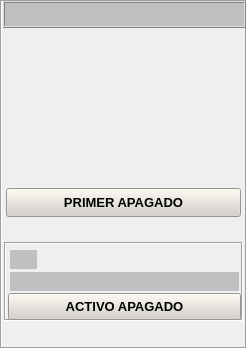
   <widget class="QFrame" name="Compresor_LP_5">
    <property name="geometry">
     <rect>
      <x>0</x>
      <y>312</y>
      <width>247</width>
      <height>349</height>
     </rect>
    </property>
    <property name="styleSheet">
     <string notr="true">background-color: none;</string>
    </property>
    <property name="frameShape">
     <enum>QFrame::Box</enum>
    </property>
    <property name="frameShadow">
     <enum>QFrame::Sunken</enum>
    </property>
    <widget class="QFrame" name="frame_14">
     <property name="geometry">
      <rect>
       <x>3</x>
       <y>1</y>
       <width>243</width>
       <height>27</height>
      </rect>
     </property>
     <property name="styleSheet">
      <string notr="true">background-color: rgb(192, 192, 192);</string>
     </property>
     <property name="frameShape">
      <enum>QFrame::Box</enum>
     </property>
     <property name="frameShadow">
      <enum>QFrame::Raised</enum>
     </property>
     <layout class="QGridLayout" name="gridLayout_27">
      <item row="0" column="0">
       <widget class="AUpTextLabel" name="leGEN_AVR_85" native="true">
        <property name="minimumSize">
         <size>
          <width>156</width>
          <height>9</height>
         </size>
        </property>
        <property name="maximumSize">
         <size>
          <width>156</width>
          <height>9</height>
         </size>
        </property>
        <property name="LabelText" stdset="0">
         <string>MODOS OPERACIONALES</string>
        </property>
        <property name="Font" stdset="0">
         <font>
          <pointsize>9</pointsize>
          <weight>75</weight>
          <bold>true</bold>
         </font>
        </property>
       </widget>
      </item>
     </layout>
    </widget>
    <widget class="AUpTextLabel" name="leGEN_AVR_88" native="true">
     <property name="geometry">
      <rect>
       <x>14</x>
       <y>32</y>
       <width>125</width>
       <height>16</height>
      </rect>
     </property>
     <property name="layoutDirection">
      <enum>Qt::LeftToRight</enum>
     </property>
     <property name="LabelText" stdset="0">
      <string>MODO DE OPERACION:</string>
     </property>
     <property name="Font" stdset="0">
      <font>
       <pointsize>8</pointsize>
       <weight>75</weight>
       <bold>true</bold>
      </font>
     </property>
    </widget>
    <widget class="AUpTextLabel" name="leGEN_AVR_89" native="true">
     <property name="geometry">
      <rect>
       <x>14</x>
       <y>48</y>
       <width>85</width>
       <height>16</height>
      </rect>
     </property>
     <property name="layoutDirection">
      <enum>Qt::LeftToRight</enum>
     </property>
     <property name="LabelText" stdset="0">
      <string>MODO MOTOR:</string>
     </property>
     <property name="Font" stdset="0">
      <font>
       <pointsize>8</pointsize>
       <weight>75</weight>
       <bold>true</bold>
      </font>
     </property>
    </widget>
    <widget class="AUpTextLabel" name="leGEN_AVR_90" native="true">
     <property name="geometry">
      <rect>
       <x>14</x>
       <y>62</y>
       <width>115</width>
       <height>16</height>
      </rect>
     </property>
     <property name="layoutDirection">
      <enum>Qt::LeftToRight</enum>
     </property>
     <property name="LabelText" stdset="0">
      <string>LISTA PARA INICIAR</string>
     </property>
     <property name="Font" stdset="0">
      <font>
       <pointsize>8</pointsize>
       <weight>75</weight>
       <bold>true</bold>
      </font>
     </property>
    </widget>
    <widget class="AUpTextLabel" name="leGEN_AVR_91" native="true">
     <property name="geometry">
      <rect>
       <x>14</x>
       <y>80</y>
       <width>37</width>
       <height>16</height>
      </rect>
     </property>
     <property name="layoutDirection">
      <enum>Qt::LeftToRight</enum>
     </property>
     <property name="LabelText" stdset="0">
      <string>ISOCH</string>
     </property>
     <property name="Font" stdset="0">
      <font>
       <pointsize>8</pointsize>
       <weight>75</weight>
       <bold>true</bold>
      </font>
     </property>
    </widget>
    <widget class="AUpTextLabel" name="leGEN_AVR_92" native="true">
     <property name="geometry">
      <rect>
       <x>14</x>
       <y>98</y>
       <width>119</width>
       <height>16</height>
      </rect>
     </property>
     <property name="layoutDirection">
      <enum>Qt::LeftToRight</enum>
     </property>
     <property name="LabelText" stdset="0">
      <string>DMD DEL QUEMADOR:</string>
     </property>
     <property name="Font" stdset="0">
      <font>
       <pointsize>8</pointsize>
       <weight>75</weight>
       <bold>true</bold>
      </font>
     </property>
    </widget>
    <widget class="AUpTextLabel" name="leGEN_AVR_93" native="true">
     <property name="geometry">
      <rect>
       <x>14</x>
       <y>112</y>
       <width>129</width>
       <height>16</height>
      </rect>
     </property>
     <property name="layoutDirection">
      <enum>Qt::LeftToRight</enum>
     </property>
     <property name="LabelText" stdset="0">
      <string>MODO DEL QUEMADOR:</string>
     </property>
     <property name="Font" stdset="0">
      <font>
       <pointsize>8</pointsize>
       <weight>75</weight>
       <bold>true</bold>
      </font>
     </property>
    </widget>
    <widget class="AUpTextLabel" name="leGEN_AVR_94" native="true">
     <property name="geometry">
      <rect>
       <x>14</x>
       <y>128</y>
       <width>69</width>
       <height>16</height>
      </rect>
     </property>
     <property name="layoutDirection">
      <enum>Qt::LeftToRight</enum>
     </property>
     <property name="LabelText" stdset="0">
      <string>B (PILOTO)</string>
     </property>
     <property name="Font" stdset="0">
      <font>
       <pointsize>8</pointsize>
       <weight>75</weight>
       <bold>true</bold>
      </font>
     </property>
    </widget>
    <widget class="AUpTextLabel" name="leGEN_AVR_95" native="true">
     <property name="geometry">
      <rect>
       <x>14</x>
       <y>140</y>
       <width>185</width>
       <height>16</height>
      </rect>
     </property>
     <property name="layoutDirection">
      <enum>Qt::LeftToRight</enum>
     </property>
     <property name="LabelText" stdset="0">
      <string>MODO DE CTRL DE COMBUSTIBLE:</string>
     </property>
     <property name="Font" stdset="0">
      <font>
       <pointsize>8</pointsize>
       <weight>75</weight>
       <bold>true</bold>
      </font>
     </property>
    </widget>
    <widget class="AUpTextLabel" name="leGEN_AVR_96" native="true">
     <property name="geometry">
      <rect>
       <x>14</x>
       <y>156</y>
       <width>71</width>
       <height>16</height>
      </rect>
     </property>
     <property name="layoutDirection">
      <enum>Qt::LeftToRight</enum>
     </property>
     <property name="LabelText" stdset="0">
      <string>REGULADOR:</string>
     </property>
     <property name="Font" stdset="0">
      <font>
       <pointsize>8</pointsize>
       <weight>75</weight>
       <bold>true</bold>
      </font>
     </property>
    </widget>
    <widget class="AUpTextLabel" name="leGEN_AVR_97" native="true">
     <property name="geometry">
      <rect>
       <x>14</x>
       <y>172</y>
       <width>135</width>
       <height>16</height>
      </rect>
     </property>
     <property name="layoutDirection">
      <enum>Qt::LeftToRight</enum>
     </property>
     <property name="LabelText" stdset="0">
      <string>COMBUSTIBLE CERRADO</string>
     </property>
     <property name="Font" stdset="0">
      <font>
       <pointsize>8</pointsize>
       <weight>75</weight>
       <bold>true</bold>
      </font>
     </property>
    </widget>
    <widget class="AUpTextLabel" name="leGEN_AVR_99" native="true">
     <property name="geometry">
      <rect>
       <x>168</x>
       <y>48</y>
       <width>71</width>
       <height>16</height>
      </rect>
     </property>
     <property name="layoutDirection">
      <enum>Qt::RightToLeft</enum>
     </property>
     <property name="isUpdateable" stdset="0">
      <bool>true</bool>
     </property>
     <property name="id" stdset="0">
      <string>p_ENGMODE_ENGMODE_A_NAME_A_NAME</string>
     </property>
     <property name="LabelText" stdset="0">
      <string/>
     </property>
     <property name="Font" stdset="0">
      <font>
       <pointsize>8</pointsize>
       <weight>75</weight>
       <bold>true</bold>
      </font>
     </property>
    </widget>
    <widget class="AUpTextLabel" name="leGEN_AVR_100" native="true">
     <property name="geometry">
      <rect>
       <x>168</x>
       <y>96</y>
       <width>71</width>
       <height>16</height>
      </rect>
     </property>
     <property name="layoutDirection">
      <enum>Qt::RightToLeft</enum>
     </property>
     <property name="isUpdateable" stdset="0">
      <bool>true</bool>
     </property>
     <property name="id" stdset="0">
      <string>p_S_BRNDMDG_BRNDMDR_A_NAME</string>
     </property>
     <property name="LabelText" stdset="0">
      <string/>
     </property>
     <property name="Font" stdset="0">
      <font>
       <pointsize>8</pointsize>
       <weight>75</weight>
       <bold>true</bold>
      </font>
     </property>
    </widget>
    <widget class="AUpTextLabel" name="leGEN_AVR_102" native="true">
     <property name="geometry">
      <rect>
       <x>168</x>
       <y>156</y>
       <width>71</width>
       <height>16</height>
      </rect>
     </property>
     <property name="layoutDirection">
      <enum>Qt::RightToLeft</enum>
     </property>
     <property name="isUpdateable" stdset="0">
      <bool>true</bool>
     </property>
     <property name="LabelText" stdset="0">
      <string/>
     </property>
     <property name="Font" stdset="0">
      <font>
       <pointsize>8</pointsize>
       <weight>75</weight>
       <bold>true</bold>
      </font>
     </property>
    </widget>
    <widget class="QPushButton" name="btnMOPA">
     <property name="geometry">
      <rect>
       <x>6</x>
       <y>188</y>
       <width>235</width>
       <height>29</height>
      </rect>
     </property>
     <property name="font">
      <font>
       <pointsize>10</pointsize>
       <weight>75</weight>
       <bold>true</bold>
      </font>
     </property>
     <property name="styleSheet">
      <string notr="true">background-color: rgb(212, 208, 200);</string>
     </property>
     <property name="text">
      <string>PRIMER APAGADO</string>
     </property>
    </widget>
    <widget class="QFrame" name="Compresor_LP_6">
     <property name="geometry">
      <rect>
       <x>4</x>
       <y>242</y>
       <width>239</width>
       <height>79</height>
      </rect>
     </property>
     <property name="styleSheet">
      <string notr="true">background-color: none;</string>
     </property>
     <property name="frameShape">
      <enum>QFrame::Box</enum>
     </property>
     <property name="frameShadow">
      <enum>QFrame::Sunken</enum>
     </property>
     <widget class="QPushButton" name="btnMOAA">
      <property name="geometry">
       <rect>
        <x>4</x>
        <y>51</y>
        <width>233</width>
        <height>27</height>
       </rect>
      </property>
      <property name="font">
       <font>
        <pointsize>10</pointsize>
        <weight>75</weight>
        <bold>true</bold>
       </font>
      </property>
      <property name="styleSheet">
       <string notr="true">background-color: rgb(212, 208, 200);</string>
      </property>
      <property name="text">
       <string>ACTIVO APAGADO</string>
      </property>
     </widget>
     <widget class="AUpTextLabel" name="leGEN_AVR_103" native="true">
      <property name="geometry">
       <rect>
        <x>88</x>
        <y>8</y>
        <width>67</width>
        <height>16</height>
       </rect>
      </property>
      <property name="layoutDirection">
       <enum>Qt::RightToLeft</enum>
      </property>
      <property name="LabelText" stdset="0">
       <string>Descripción</string>
      </property>
      <property name="Font" stdset="0">
       <font>
        <pointsize>8</pointsize>
        <weight>75</weight>
        <bold>true</bold>
       </font>
      </property>
     </widget>
     <widget class="AUpTextLabel" name="leGEN_AVR_104" native="true">
      <property name="geometry">
       <rect>
        <x>40</x>
        <y>8</y>
        <width>29</width>
        <height>16</height>
       </rect>
      </property>
      <property name="layoutDirection">
       <enum>Qt::RightToLeft</enum>
      </property>
      <property name="LabelText" stdset="0">
       <string>Num</string>
      </property>
      <property name="Font" stdset="0">
       <font>
        <pointsize>8</pointsize>
        <weight>75</weight>
        <bold>true</bold>
       </font>
      </property>
     </widget>
     <widget class="AUpTextLabel" name="leGEN_AVR_105" native="true">
      <property name="geometry">
       <rect>
        <x>6</x>
        <y>8</y>
        <width>27</width>
        <height>19</height>
       </rect>
      </property>
      <property name="layoutDirection">
       <enum>Qt::RightToLeft</enum>
      </property>
      <property name="styleSheet">
       <string notr="true">background-color: rgb(192, 192, 192);</string>
      </property>
      <property name="LabelText" stdset="0">
       <string/>
      </property>
      <property name="Font" stdset="0">
       <font>
        <pointsize>8</pointsize>
        <weight>75</weight>
        <bold>true</bold>
       </font>
      </property>
     </widget>
     <widget class="AUpTextLabel" name="leGEN_AVR_106" native="true">
      <property name="geometry">
       <rect>
        <x>6</x>
        <y>30</y>
        <width>229</width>
        <height>19</height>
       </rect>
      </property>
      <property name="layoutDirection">
       <enum>Qt::LeftToRight</enum>
      </property>
      <property name="styleSheet">
       <string notr="true">background-color: rgb(192, 192, 192);</string>
      </property>
      <property name="LabelText" stdset="0">
       <string/>
      </property>
      <property name="Font" stdset="0">
       <font>
        <pointsize>8</pointsize>
        <weight>75</weight>
        <bold>true</bold>
       </font>
      </property>
      <property name="StrOnState" stdset="0">
       <string/>
      </property>
      <property name="StrOffState" stdset="0">
       <string>SIN APAGADOS</string>
      </property>
     </widget>
    </widget>
   </widget>
